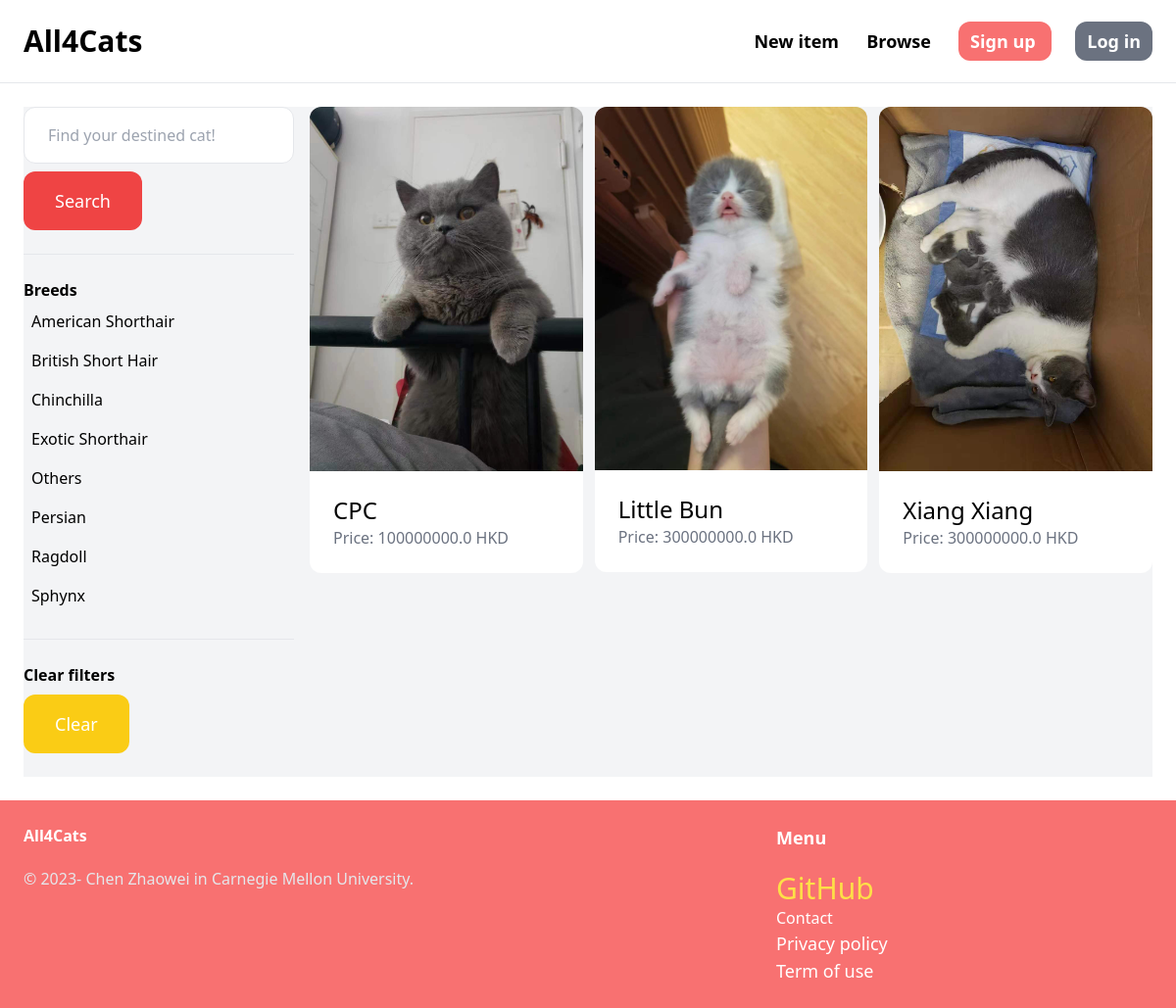
The page /item/ on the database its author committed.
### item/models.py (models this page shows, shortened)
class Category(models.Model):
    name = models.CharField(max_length=255)
    class Meta:
        ordering = ('name',)
        verbose_name_plural = 'Categories'

class Item(models.Model):
    category = models.ForeignKey(Category, related_name='items', null=True, blank=True, on_delete=models.CASCADE)
    gender = models.ForeignKey(Gender, related_name='items', null=True, blank=True, on_delete=models.CASCADE)
    birth = models.DateTimeField(blank=True, null=True)
    name = models.CharField(max_length=255)
    today = date.today()
    description = models.TextField(blank=True, null=True)
    price = models.FloatField()
    image = models.ImageField(upload_to='item_images', blank=True, null=True)
    is_sold = models.BooleanField(default=False)
    created_by = models.ForeignKey(User, related_name='items', on_delete=models.CASCADE)
    created_at = models.DateField(auto_now_add=True)

### item/views.py (the view)
# urls.py: path('', views.items, name='items'),
def items(request):
    query = request.GET.get('query', '')
    category_id = request.GET.get('category', 0)
    items = Item.objects.filter(is_sold=False)
    categories = Category.objects.all()
    if category_id:
        items = items.filter(category_id=category_id)
    if query:
        items = items.filter(Q(name__icontains=query) | Q(description__icontains=query))
    return render(request, 'item/items.html', {
        'items': items,
        'query': query,
        'categories': categories,
        'category_id': int(category_id),
    })

### item/templates/item/items.html (shortened to what this page needs)
{% extends 'core/base.html' %}
{% block content %}
    <div class="pb-6 grid grid-cols-4 gap-4 bg-gray-100">
        <div class="col-span-1">
            <form method="get" action="{% url 'item:items' %}">
                <input name="query"
                       class="w-full py-4 px-6 border rounded-xl"
                       type="text" value="{{query}}"
                       placeholder="Find your destined cat!">
                <button class="mt-2 py-4 px-8 text-lg bg-red-500 text-white rounded-xl">Search</button>
            </form>
            <hr class="my-6">
            <p class="font-semibold">Breeds</p>
            <ul>
                {% for category in categories %}
                    <li class="py-2 px-2 rounded-xl {% if category.id == category_id %} bg-gray-200{% endif %}">
                        <a href="{% url 'item:items' %}?query={{ query }}&category={{ category.id}}">
                            {{ category.name }}
                        </a>
                    </li>
                {% endfor %}
            </ul>
            <hr class="my-6">
            <p class="font-semibold">Clear filters</p>
            <ul>
                <li>
                    <a href="{% url 'item:items' %}"
                       class="mt-2 py-4 px-8 inline-block bg-yellow-400 hover:bg-yellow-500 text-lg rounded-xl text-white">
                        Clear
                    </a>
                </li>
            </ul>
        </div>
        <div class="col-span-3">
            <div class="grid grid-cols-3 gap-3">
            {% for item in items %}
                <div>
                    <a href="{% url 'item:detail' item.id %}">
                        <div>
                        <img src="{{ item.image.url }}" class="rounded-t-xl ">
                        </div>
                        <div class="p-6 bg-white rounded-b-xl">
                            <h2 class="text-2xl">{{ item.name }}</h2>
                            <p class="text-gray-500">Price: {{ item.price }} HKD</p>
                        </div>
                    </a>
                </div>
            {% endfor %}
            </div>
        </div>
    </div>
{% endblock %}

### core/templates/core/base.html (shortened to what this page needs)
<!DOCTYPE html>
<html lang="en">
<head>
    <script src="https://cdn.tailwindcss.com"></script>
</head>
<body>
    <nav class="py-6 px-6 flex justify-between items-center border-b border-gray-200">
        <a href="/" class="text-3xl font-semibold">All4Cats</a>
        <div class="space-x-6">
            <a href="{% url 'item:new_item' %}" class="text-lg font-semibold hover:text-grat-500">New item</a>
            <a href="{% url 'item:items' %}" class="text-lg font-semibold hover:text-grat-500">Browse</a>
            {% if request.user.is_authenticated %}
                <a href="{% url 'conversation:inbox' %}" class="px-3 py-2 text-lg font-semibold bg-red-400 text-white rounded-xl hover:bg-red-700">
                    Inbox
                </a>
                <a href="{% url 'dashboard:index' %}" class="px-3 py-2 text-lg font-semibold bg-gray-500 text-white rounded-xl hover:bg-gray-700">
                    Dashboard
                </a>
                <a href="{% url 'core:logout' %}" class="px-3 py-2 text-lg font-semibold bg-gray-500 text-white rounded-xl hover:bg-gray-700">
                    Log out
                </a>
            {% else %}
                <a href="{% url 'core:signup' %}" class="px-3 py-2 text-lg font-semibold bg-red-400 text-white rounded-xl hover:bg-red-700">
                    Sign up
                </a>
                <a href="{% url 'core:login' %}" class="px-3 py-2 text-lg font-semibold bg-gray-500 text-white rounded-xl hover:bg-gray-700">
                    Log in
                </a>
            {% endif %}
        </div>
    </nav>
    <div class="px-6 py-6">
        {% block content %}
        {% endblock %}
    </div>
    <footer class="py-6 px-6 flex justify-between bg-red-400">
        <div class="w-2/3 pr-10">
            <h3 class="mb-5 font-semibold text-white">All4Cats</h3>
            <p class="text-gray-200">© 2023- Chen Zhaowei in Carnegie Mellon University.</p>
        </div>
        <div class="w-1/3">
            <h3 class="text-lg mb-5 font-semibold text-white">Menu</h3>
            <ul calss="space-y-2">
                <li>
                    <a href="#" class="text-3xl text-yellow-300 hover:text-yellow-500">GitHub</a>
                </li>
                <li>
                    <a href="{% url 'core:contact' %}" class="text-white hover:text-gray-300">Contact</a>
                </li>
                <li>
                    <a href="#" class="text-lg text-white hover:text-gray-300">Privacy policy</a>
                </li>
                <li>
                    <a href="#" class="text-lg text-white hover:text-gray-300">Term of use</a>
                </li>
            </ul>
        </div>
    </footer>
</body>
</html>

### rows shown on the page
Category: name "American Shorthair"
Category: name "British Short Hair"
Category: name "Chinchilla"
Category: name "Exotic Shorthair"
Category: name "Others"
Category: name "Persian"
Category: name "Ragdoll"
Category: name "Sphynx"
Item: image (picture), name "CPC", price "100000000.0"
Item: image (picture), name "Little Bun", price "300000000.0"
Item: image (picture), name "Xiang Xiang", price "300000000.0"
